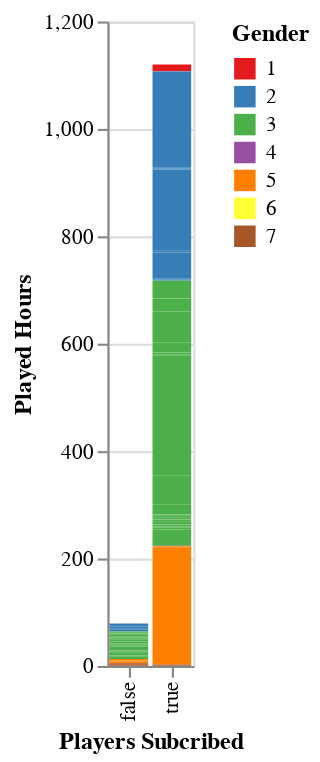

Notebook cell for this chart:
### Code cell
#A visual using the variable 'gender', showing that it is now binary
players_plot_bar2_1 = alt.Chart(upsampled_players).mark_bar().encode(
    x = alt.X("subscribe").title("Players Subcribed"),
    y = alt.Y("played_hours").title("Played Hours"),
    color = alt.Color("gender").title("Gender").scale(scheme = "set1")
)
players_plot_bar2_1

### Figure 1 — Vega-Lite specification as saved in the notebook (floating-point values rounded to 4 significant figures; data arrays with more than 128 entries replaced by an {"elided": "..."} marker saying what was removed)
{"config": {"view": {"continuousWidth": 300, "continuousHeight": 300}}, "data": {"name": "data-999768305fa3537afa226543ef59b512"}, "mark": {"type": "bar"}, "encoding": {"color": {"field": "gender", "scale": {"scheme": "set1"}, "title": "Gender", "type": "nominal"}, "x": {"field": "subscribe", "title": "Players Subcribed", "type": "nominal"}, "y": {"field": "played_hours", "title": "Played Hours", "type": "quantitative"}}, "$schema": "https://vega.github.io/schema/vega-lite/v5.20.1.json", "datasets": {"data-999768305fa3537afa226543ef59b512": {"elided": "288 records"}}}
